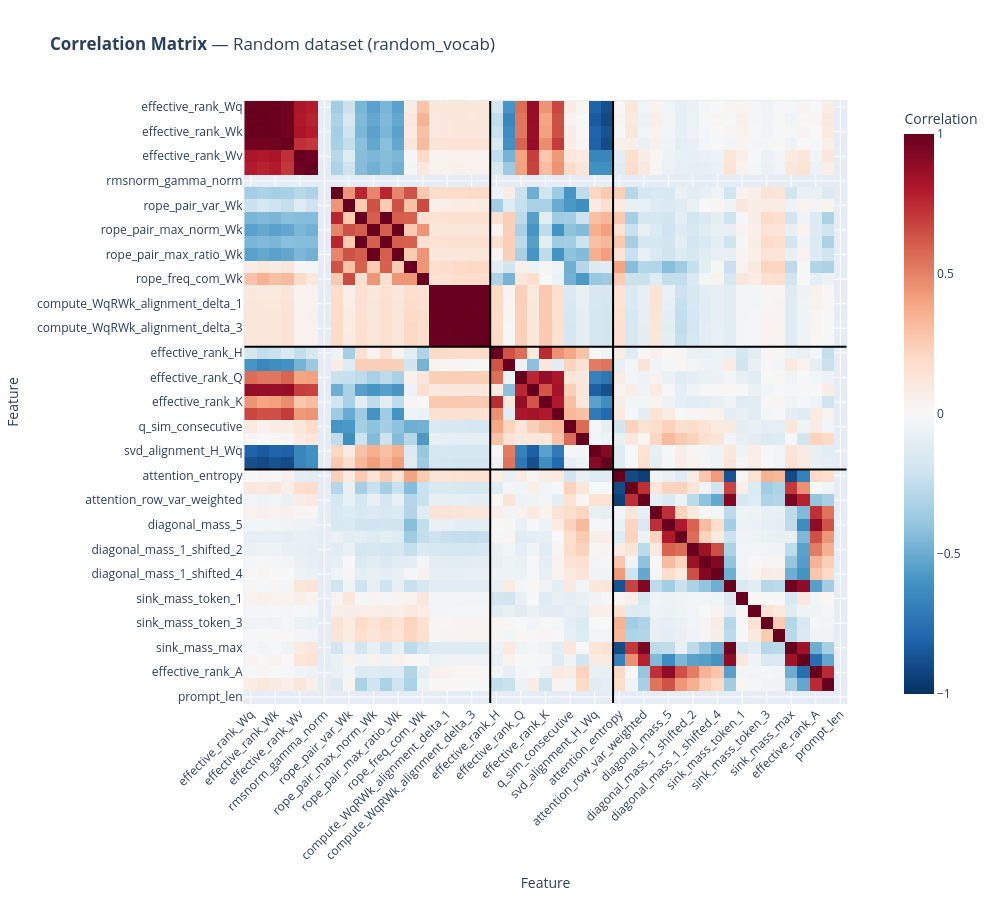
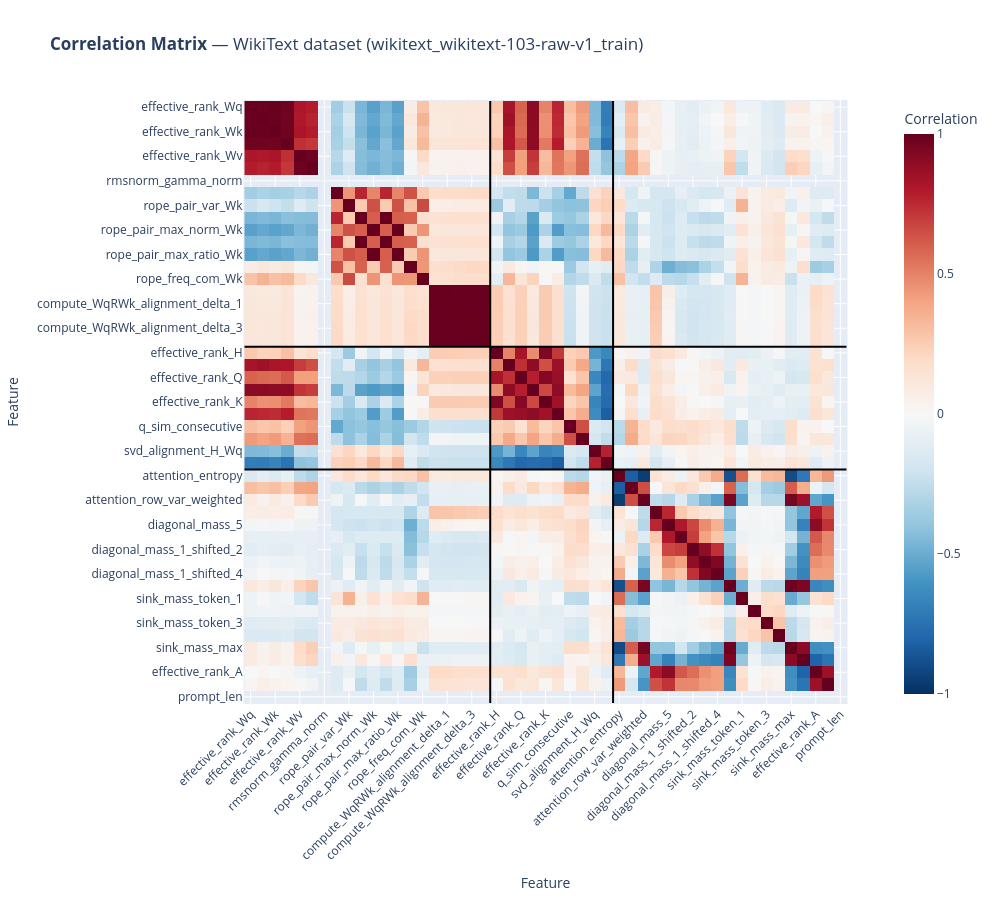
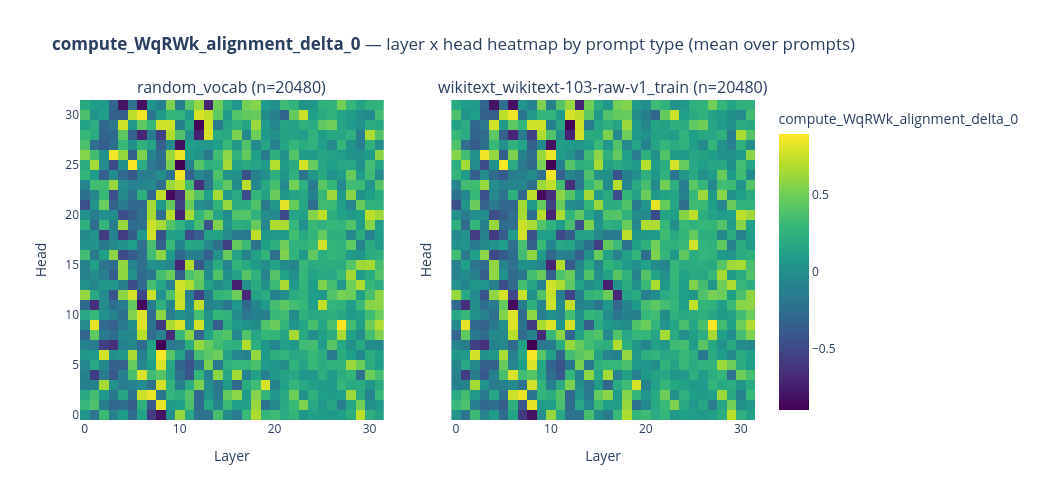
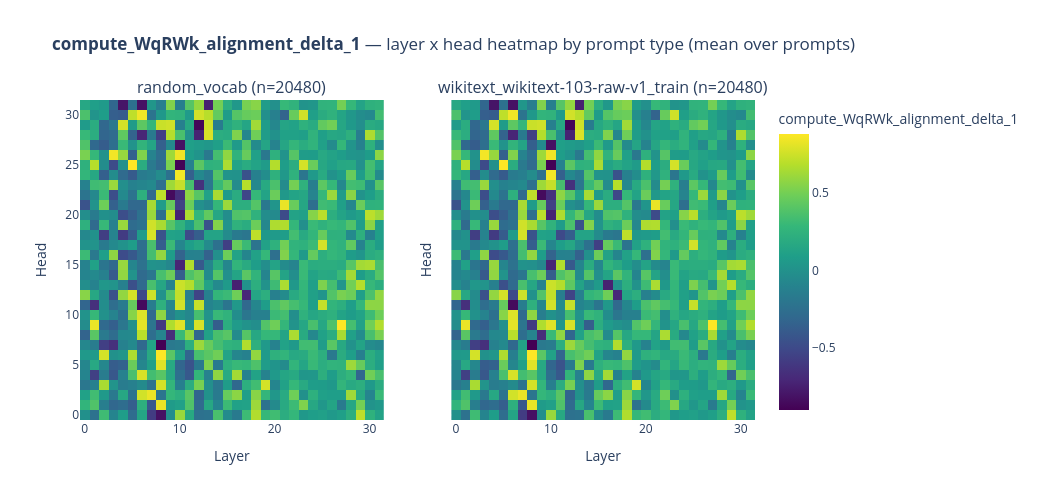

The code cell stored with these charts, in order, in its notebook:
### Code cell
# Focused EDA: correlations + WqRWk alignment heatmaps (from FEATURE_REGISTRY)
import pandas as pd
import plotly.express as px
import plotly.graph_objects as go
from plotly.subplots import make_subplots
import plotly.io as pio
from core.features_library import FEATURE_REGISTRY
pio.renderers.default = "vscode"

sources = sorted(df["prompt_source"].dropna().astype(str).unique().tolist())
print("Prompt sources:", sources)

META_COLS = {"model_name", "prompt_id", "prompt_source", "layer_idx", "head_idx", "run_idx"}

# All numeric features in the dataset (not only registry columns).
all_numeric_features = [
    c for c in df.columns
    if pd.api.types.is_numeric_dtype(df[c]) and c not in META_COLS
]

registry_features = list(FEATURE_REGISTRY.keys())
available_registry_features = [f for f in registry_features if f in df.columns]
print(f"Registry features found in df: {len(available_registry_features)}/{len(registry_features)}")
print(f"Total numeric features used for correlation: {len(all_numeric_features)}")

# Canonical feature groups from features_library naming.
model_dependent_features = [
    "effective_rank_Wq", "r95_Wq",
    "effective_rank_Wk", "r95_Wk",
    "effective_rank_Wv", "r95_Wv",
    "rmsnorm_gamma_norm",
    "rope_pair_var_Wq", "rope_pair_var_Wk",
    "rope_pair_max_norm_Wq", "rope_pair_max_norm_Wk",
    "rope_pair_max_ratio_Wq", "rope_pair_max_ratio_Wk",
    "rope_freq_com_Wq", "rope_freq_com_Wk",
    "compute_WqRWk_alignment_delta_0",
    "compute_WqRWk_alignment_delta_1",
    "compute_WqRWk_alignment_delta_2",
    "compute_WqRWk_alignment_delta_3",
    "compute_WqRWk_alignment_delta_4",
]

input_dependent_features = [
    "effective_rank_H", "r95_H",
    "effective_rank_Q", "r95_Q",
    "effective_rank_K", "r95_K",
    "q_sim_consecutive", "k_sim_consecutive",
    "svd_alignment_H_Wq", "svd_alignment_H_Wk",
]

target_features = [
    "attention_entropy", "attention_gini", "attention_row_var_weighted",
    "diagonal_mass_1", "diagonal_mass_5",
    "diagonal_mass_1_shifted_1", "diagonal_mass_1_shifted_2",
    "diagonal_mass_1_shifted_3", "diagonal_mass_1_shifted_4",
    "sink_mass_token_0", "sink_mass_token_1", "sink_mass_token_2",
    "sink_mass_token_3", "sink_mass_token_4", "sink_mass_max",
    "look_back",
    "effective_rank_A", "r95_A",
]

model_set = set(model_dependent_features)
input_set = set(input_dependent_features)
target_set = set(target_features)

def classify_feature(name):
    if name in model_set:
        return "model"
    if name in input_set:
        return "input"
    if name in target_set:
        return "target"

    n = name.lower()
    if any(k in n for k in ["wq", "wk", "wv", "weight", "rope", "rmsnorm", "gamma"]):
        return "model"
    if any(k in n for k in ["_h", "_q", "_k", "q_sim", "k_sim", "svd_alignment_h"]):
        return "input"
    return "target"

def ordered_group(features, canonical_order):
    present = [f for f in canonical_order if f in features]
    rest = sorted([f for f in features if f not in set(canonical_order)], key=str.lower)
    return present + rest

model_group = [f for f in all_numeric_features if classify_feature(f) == "model"]
input_group = [f for f in all_numeric_features if classify_feature(f) == "input"]
target_group = [f for f in all_numeric_features if classify_feature(f) == "target"]

model_group = ordered_group(model_group, model_dependent_features)
input_group = ordered_group(input_group, input_dependent_features)
target_group = ordered_group(target_group, target_features)

sorted_features = model_group + input_group + target_group

print("Feature ordering for correlation:")
print("  model-dependent:", len(model_group))
print("  input-dependent:", len(input_group))
print("  target:", len(target_group))

# Boundaries used to draw dividers between the three blocks.
b1 = len(model_group)
b2 = len(model_group) + len(input_group)
boundaries = [b for b in [b1, b2] if 0 < b < len(sorted_features)]

def add_group_dividers(fig, n_features, boundaries):
    for b in boundaries:
        pos = b - 0.5
        fig.add_shape(
            type="line",
            x0=pos, x1=pos, y0=-0.5, y1=n_features - 0.5,
            line=dict(color="black", width=2),
        )
        fig.add_shape(
            type="line",
            x0=-0.5, x1=n_features - 0.5, y0=pos, y1=pos,
            line=dict(color="black", width=2),
        )

def find_source(keyword, fallback_index=None):
    matches = [s for s in sources if keyword in s.lower()]
    if matches:
        return matches[0]
    if fallback_index is not None and fallback_index < len(sources):
        return sources[fallback_index]
    return None

random_source = find_source("random", fallback_index=0)
wikitext_source = find_source("wiki", fallback_index=1 if len(sources) > 1 else 0)

for label, src in [("Random dataset", random_source), ("WikiText dataset", wikitext_source)]:
    if src is None:
        print(f"[Skip] {label}: source not found in prompt_source column.")
        continue

    sub = df[df["prompt_source"] == src]
    if sub.empty:
        print(f"[Skip] {label}: no rows for source={src}.")
        continue

    corr = sub[sorted_features].corr()
    fig = px.imshow(
        corr,
        color_continuous_scale="RdBu_r",
        zmin=-1,
        zmax=1,
        title=f"<b>Correlation Matrix</b> — {label} ({src})",
        labels={"x": "Feature", "y": "Feature", "color": "Correlation"},
    )
    fig.update_xaxes(tickangle=-45)
    add_group_dividers(fig, n_features=len(sorted_features), boundaries=boundaries)
    fig.update_layout(width=1000, height=900)
    fig.show()

# Exact WqRWk alignment feature names from FEATURE_REGISTRY.
wqrwk_alignment_feats = [
    f for f in available_registry_features if f.startswith("compute_WqRWk_alignment_delta_")
]

# Enforce delta order 0..4.
wqrwk_alignment_feats = sorted(wqrwk_alignment_feats, key=lambda s: int(s.rsplit("_", 1)[-1]))

if not wqrwk_alignment_feats:
    print("[Skip] No compute_WqRWk_alignment_delta_* columns found.")
else:
    print("WqRWk alignment features:", wqrwk_alignment_feats)

for feat in wqrwk_alignment_feats:
    fig = make_subplots(
        rows=1,
        cols=max(1, len(sources)),
        subplot_titles=[f"{s} (n={int((df['prompt_source'] == s).sum())})" for s in sources],
        shared_yaxes=True,
    )

    global_vals = df[feat].dropna()
    zmin = float(global_vals.min()) if not global_vals.empty else None
    zmax = float(global_vals.max()) if not global_vals.empty else None

    for col_idx, src in enumerate(sources, start=1):
        sub = df[df["prompt_source"] == src]
        agg = (
            sub.groupby(["head_idx", "layer_idx"], as_index=False)[feat]
            .mean()
            .sort_values(["head_idx", "layer_idx"])
)

        pivot = agg.pivot(index="head_idx", columns="layer_idx", values=feat)
        pivot = pivot.sort_index().sort_index(axis=1)

        fig.add_trace(
            go.Heatmap(
                z=pivot.values,
                x=pivot.columns,
                y=pivot.index,
                coloraxis="coloraxis",
                hovertemplate="Layer=%{x}<br>Head=%{y}<br>value=%{z:.4f}<extra></extra>",
            ),
            row=1,
            col=col_idx,
        )

        fig.update_xaxes(title_text="Layer", row=1, col=col_idx)
        fig.update_yaxes(title_text="Head", row=1, col=col_idx)

    fig.update_layout(
        title=f"<b>{feat}</b> — layer x head heatmap by prompt type (mean over prompts)",
        coloraxis=dict(colorscale="Viridis", cmin=zmin, cmax=zmax, colorbar_title=feat),
        width=max(520 * max(1, len(sources)), 950),
        height=500,
)
    fig.show()

### Figure 1 — Plotly figure (JSON) as saved in the notebook; plotly's stock layout.template omitted (floating-point values rounded to 4 significant figures; data arrays with more than 128 entries replaced by an {"elided": "..."} marker saying what was removed)
{"data": [{"coloraxis": "coloraxis", "hovertemplate": "Feature: %{x}<br>Feature: %{y}<br>Correlation: %{z}<extra></extra>", "name": "0", "type": "heatmap", "x": ["effective_rank_Wq", "r95_Wq", "effective_rank_Wk", "r95_Wk", "effective_rank_Wv", "r95_Wv", "rmsnorm_gamma_norm", "rope_pair_var_Wq", "rope_pair_var_Wk", "rope_pair_max_norm_Wq", "rope_pair_max_norm_Wk", "rope_pair_max_ratio_Wq", "rope_pair_max_ratio_Wk", "rope_freq_com_Wq", "rope_freq_com_Wk", "compute_WqRWk_alignment_delta_0", "compute_WqRWk_alignment_delta_1", "compute_WqRWk_alignment_delta_2", "compute_WqRWk_alignment_delta_3", "compute_WqRWk_alignment_delta_4", "effective_rank_H", "r95_H", "effective_rank_Q", "r95_Q", "effective_rank_K", "r95_K", "q_sim_consecutive", "k_sim_consecutive", "svd_alignment_H_Wq", "svd_alignment_H_Wk", "attention_entropy", "attention_gini", "attention_row_var_weighted", "diagonal_mass_1", "diagonal_mass_5", "diagonal_mass_1_shifted_1", "diagonal_mass_1_shifted_2", "diagonal_mass_1_shifted_3", "diagonal_mass_1_shifted_4", "sink_mass_token_0", "sink_mass_token_1", "sink_mass_token_2", "sink_mass_token_3", "sink_mass_token_4", "sink_mass_max", "look_back", "effective_rank_A", "r95_A", "prompt_len"], "xaxis": "x", "y": ["effective_rank_Wq", "r95_Wq", "effective_rank_Wk", "r95_Wk", "effective_rank_Wv", "r95_Wv", "rmsnorm_gamma_norm", "rope_pair_var_Wq", "rope_pair_var_Wk", "rope_pair_max_norm_Wq", "rope_pair_max_norm_Wk", "rope_pair_max_ratio_Wq", "rope_pair_max_ratio_Wk", "rope_freq_com_Wq", "rope_freq_com_Wk", "compute_WqRWk_alignment_delta_0", "compute_WqRWk_alignment_delta_1", "compute_WqRWk_alignment_delta_2", "compute_WqRWk_alignment_delta_3", "compute_WqRWk_alignment_delta_4", "effective_rank_H", "r95_H", "effective_rank_Q", "r95_Q", "effective_rank_K", "r95_K", "q_sim_consecutive", "k_sim_consecutive", "svd_alignment_H_Wq", "svd_alignment_H_Wk", "attention_entropy", "attention_gini", "attention_row_var_weighted", "diagonal_mass_1", "diagonal_mass_5", "diagonal_mass_1_shifted_1", "diagonal_mass_1_shifted_2", "diagonal_mass_1_shifted_3", "diagonal_mass_1_shifted_4", "sink_mass_token_0", "sink_mass_token_1", "sink_mass_token_2", "sink_mass_token_3", "sink_mass_token_4", "sink_mass_max", "look_back", "effective_rank_A", "r95_A", "prompt_len"], "yaxis": "y", "z": {"elided": "49x49 float values"}}], "layout": {"coloraxis": {"cmax": 1, "cmin": -1, "colorbar": {"title": {"text": "Correlation"}}, "colorscale": [[0, "rgb(5,48,97)"], [0.1, "rgb(33,102,172)"], [0.2, "rgb(67,147,195)"], [0.3, "rgb(146,197,222)"], [0.4, "rgb(209,229,240)"], [0.5, "rgb(247,247,247)"], [0.6, "rgb(253,219,199)"], [0.7, "rgb(244,165,130)"], [0.8, "rgb(214,96,77)"], [0.9, "rgb(178,24,43)"], [1, "rgb(103,0,31)"]]}, "height": 900, "shapes": [{"line": {"color": "black", "width": 2}, "type": "line", "x0": 19.5, "x1": 19.5, "y0": -0.5, "y1": 48.5}, {"line": {"color": "black", "width": 2}, "type": "line", "x0": -0.5, "x1": 48.5, "y0": 19.5, "y1": 19.5}, {"line": {"color": "black", "width": 2}, "type": "line", "x0": 29.5, "x1": 29.5, "y0": -0.5, "y1": 48.5}, {"line": {"color": "black", "width": 2}, "type": "line", "x0": -0.5, "x1": 48.5, "y0": 29.5, "y1": 29.5}], "title": {"text": "<b>Correlation Matrix</b> — Random dataset (random_vocab)"}, "width": 1000, "xaxis": {"anchor": "y", "constrain": "domain", "domain": [0, 1], "scaleanchor": "y", "tickangle": -45, "title": {"text": "Feature"}}, "yaxis": {"anchor": "x", "autorange": "reversed", "constrain": "domain", "domain": [0, 1], "title": {"text": "Feature"}}}}

### Figure 2 — Plotly figure (JSON) as saved in the notebook; plotly's stock layout.template omitted (floating-point values rounded to 4 significant figures; data arrays with more than 128 entries replaced by an {"elided": "..."} marker saying what was removed)
{"data": [{"coloraxis": "coloraxis", "hovertemplate": "Feature: %{x}<br>Feature: %{y}<br>Correlation: %{z}<extra></extra>", "name": "0", "type": "heatmap", "x": ["effective_rank_Wq", "r95_Wq", "effective_rank_Wk", "r95_Wk", "effective_rank_Wv", "r95_Wv", "rmsnorm_gamma_norm", "rope_pair_var_Wq", "rope_pair_var_Wk", "rope_pair_max_norm_Wq", "rope_pair_max_norm_Wk", "rope_pair_max_ratio_Wq", "rope_pair_max_ratio_Wk", "rope_freq_com_Wq", "rope_freq_com_Wk", "compute_WqRWk_alignment_delta_0", "compute_WqRWk_alignment_delta_1", "compute_WqRWk_alignment_delta_2", "compute_WqRWk_alignment_delta_3", "compute_WqRWk_alignment_delta_4", "effective_rank_H", "r95_H", "effective_rank_Q", "r95_Q", "effective_rank_K", "r95_K", "q_sim_consecutive", "k_sim_consecutive", "svd_alignment_H_Wq", "svd_alignment_H_Wk", "attention_entropy", "attention_gini", "attention_row_var_weighted", "diagonal_mass_1", "diagonal_mass_5", "diagonal_mass_1_shifted_1", "diagonal_mass_1_shifted_2", "diagonal_mass_1_shifted_3", "diagonal_mass_1_shifted_4", "sink_mass_token_0", "sink_mass_token_1", "sink_mass_token_2", "sink_mass_token_3", "sink_mass_token_4", "sink_mass_max", "look_back", "effective_rank_A", "r95_A", "prompt_len"], "xaxis": "x", "y": ["effective_rank_Wq", "r95_Wq", "effective_rank_Wk", "r95_Wk", "effective_rank_Wv", "r95_Wv", "rmsnorm_gamma_norm", "rope_pair_var_Wq", "rope_pair_var_Wk", "rope_pair_max_norm_Wq", "rope_pair_max_norm_Wk", "rope_pair_max_ratio_Wq", "rope_pair_max_ratio_Wk", "rope_freq_com_Wq", "rope_freq_com_Wk", "compute_WqRWk_alignment_delta_0", "compute_WqRWk_alignment_delta_1", "compute_WqRWk_alignment_delta_2", "compute_WqRWk_alignment_delta_3", "compute_WqRWk_alignment_delta_4", "effective_rank_H", "r95_H", "effective_rank_Q", "r95_Q", "effective_rank_K", "r95_K", "q_sim_consecutive", "k_sim_consecutive", "svd_alignment_H_Wq", "svd_alignment_H_Wk", "attention_entropy", "attention_gini", "attention_row_var_weighted", "diagonal_mass_1", "diagonal_mass_5", "diagonal_mass_1_shifted_1", "diagonal_mass_1_shifted_2", "diagonal_mass_1_shifted_3", "diagonal_mass_1_shifted_4", "sink_mass_token_0", "sink_mass_token_1", "sink_mass_token_2", "sink_mass_token_3", "sink_mass_token_4", "sink_mass_max", "look_back", "effective_rank_A", "r95_A", "prompt_len"], "yaxis": "y", "z": {"elided": "49x49 float values"}}], "layout": {"coloraxis": {"cmax": 1, "cmin": -1, "colorbar": {"title": {"text": "Correlation"}}, "colorscale": [[0, "rgb(5,48,97)"], [0.1, "rgb(33,102,172)"], [0.2, "rgb(67,147,195)"], [0.3, "rgb(146,197,222)"], [0.4, "rgb(209,229,240)"], [0.5, "rgb(247,247,247)"], [0.6, "rgb(253,219,199)"], [0.7, "rgb(244,165,130)"], [0.8, "rgb(214,96,77)"], [0.9, "rgb(178,24,43)"], [1, "rgb(103,0,31)"]]}, "height": 900, "shapes": [{"line": {"color": "black", "width": 2}, "type": "line", "x0": 19.5, "x1": 19.5, "y0": -0.5, "y1": 48.5}, {"line": {"color": "black", "width": 2}, "type": "line", "x0": -0.5, "x1": 48.5, "y0": 19.5, "y1": 19.5}, {"line": {"color": "black", "width": 2}, "type": "line", "x0": 29.5, "x1": 29.5, "y0": -0.5, "y1": 48.5}, {"line": {"color": "black", "width": 2}, "type": "line", "x0": -0.5, "x1": 48.5, "y0": 29.5, "y1": 29.5}], "title": {"text": "<b>Correlation Matrix</b> — WikiText dataset (wikitext_wikitext-103-raw-v1_train)"}, "width": 1000, "xaxis": {"anchor": "y", "constrain": "domain", "domain": [0, 1], "scaleanchor": "y", "tickangle": -45, "title": {"text": "Feature"}}, "yaxis": {"anchor": "x", "autorange": "reversed", "constrain": "domain", "domain": [0, 1], "title": {"text": "Feature"}}}}

### Figure 3 — Plotly figure (JSON) as saved in the notebook; plotly's stock layout.template omitted (floating-point values rounded to 4 significant figures; data arrays with more than 128 entries replaced by an {"elided": "..."} marker saying what was removed)
{"data": [{"coloraxis": "coloraxis", "hovertemplate": "Layer=%{x}<br>Head=%{y}<br>value=%{z:.4f}<extra></extra>", "type": "heatmap", "x": [0, 1, 2, 3, 4, 5, 6, 7, 8, 9, 10, 11, 12, 13, 14, 15, 16, 17, 18, 19, 20, 21, 22, 23, 24, 25, 26, 27, 28, 29, 30, 31], "xaxis": "x", "y": [0, 1, 2, 3, 4, 5, 6, 7, 8, 9, 10, 11, 12, 13, 14, 15, 16, 17, 18, 19, 20, 21, 22, 23, 24, 25, 26, 27, 28, 29, 30, 31], "yaxis": "y", "z": {"elided": "32x32 float values"}}, {"coloraxis": "coloraxis", "hovertemplate": "Layer=%{x}<br>Head=%{y}<br>value=%{z:.4f}<extra></extra>", "type": "heatmap", "x": [0, 1, 2, 3, 4, 5, 6, 7, 8, 9, 10, 11, 12, 13, 14, 15, 16, 17, 18, 19, 20, 21, 22, 23, 24, 25, 26, 27, 28, 29, 30, 31], "xaxis": "x2", "y": [0, 1, 2, 3, 4, 5, 6, 7, 8, 9, 10, 11, 12, 13, 14, 15, 16, 17, 18, 19, 20, 21, 22, 23, 24, 25, 26, 27, 28, 29, 30, 31], "yaxis": "y2", "z": {"elided": "32x32 float values"}}], "layout": {"annotations": [{"font": {"size": 16}, "showarrow": false, "text": "random_vocab (n=20480)", "x": 0.225, "xanchor": "center", "xref": "paper", "y": 1, "yanchor": "bottom", "yref": "paper"}, {"font": {"size": 16}, "showarrow": false, "text": "wikitext_wikitext-103-raw-v1_train (n=20480)", "x": 0.775, "xanchor": "center", "xref": "paper", "y": 1, "yanchor": "bottom", "yref": "paper"}], "coloraxis": {"cmax": 0.895, "cmin": -0.8988, "colorbar": {"title": {"text": "compute_WqRWk_alignment_delta_0"}}, "colorscale": [[0, "#440154"], [0.1111, "#482878"], [0.2222, "#3e4989"], [0.3333, "#31688e"], [0.4444, "#26828e"], [0.5556, "#1f9e89"], [0.6667, "#35b779"], [0.7778, "#6ece58"], [0.8889, "#b5de2b"], [1, "#fde725"]]}, "height": 500, "title": {"text": "<b>compute_WqRWk_alignment_delta_0</b> — layer x head heatmap by prompt type (mean over prompts)"}, "width": 1040, "xaxis": {"anchor": "y", "domain": [0, 0.45], "title": {"text": "Layer"}}, "xaxis2": {"anchor": "y2", "domain": [0.55, 1], "title": {"text": "Layer"}}, "yaxis": {"anchor": "x", "domain": [0, 1], "title": {"text": "Head"}}, "yaxis2": {"anchor": "x2", "domain": [0, 1], "matches": "y", "showticklabels": false, "title": {"text": "Head"}}}}

### Figure 4 — Plotly figure (JSON) as saved in the notebook; plotly's stock layout.template omitted (floating-point values rounded to 4 significant figures; data arrays with more than 128 entries replaced by an {"elided": "..."} marker saying what was removed)
{"data": [{"coloraxis": "coloraxis", "hovertemplate": "Layer=%{x}<br>Head=%{y}<br>value=%{z:.4f}<extra></extra>", "type": "heatmap", "x": [0, 1, 2, 3, 4, 5, 6, 7, 8, 9, 10, 11, 12, 13, 14, 15, 16, 17, 18, 19, 20, 21, 22, 23, 24, 25, 26, 27, 28, 29, 30, 31], "xaxis": "x", "y": [0, 1, 2, 3, 4, 5, 6, 7, 8, 9, 10, 11, 12, 13, 14, 15, 16, 17, 18, 19, 20, 21, 22, 23, 24, 25, 26, 27, 28, 29, 30, 31], "yaxis": "y", "z": {"elided": "32x32 float values"}}, {"coloraxis": "coloraxis", "hovertemplate": "Layer=%{x}<br>Head=%{y}<br>value=%{z:.4f}<extra></extra>", "type": "heatmap", "x": [0, 1, 2, 3, 4, 5, 6, 7, 8, 9, 10, 11, 12, 13, 14, 15, 16, 17, 18, 19, 20, 21, 22, 23, 24, 25, 26, 27, 28, 29, 30, 31], "xaxis": "x2", "y": [0, 1, 2, 3, 4, 5, 6, 7, 8, 9, 10, 11, 12, 13, 14, 15, 16, 17, 18, 19, 20, 21, 22, 23, 24, 25, 26, 27, 28, 29, 30, 31], "yaxis": "y2", "z": {"elided": "32x32 float values"}}], "layout": {"annotations": [{"font": {"size": 16}, "showarrow": false, "text": "random_vocab (n=20480)", "x": 0.225, "xanchor": "center", "xref": "paper", "y": 1, "yanchor": "bottom", "yref": "paper"}, {"font": {"size": 16}, "showarrow": false, "text": "wikitext_wikitext-103-raw-v1_train (n=20480)", "x": 0.775, "xanchor": "center", "xref": "paper", "y": 1, "yanchor": "bottom", "yref": "paper"}], "coloraxis": {"cmax": 0.88, "cmin": -0.8986, "colorbar": {"title": {"text": "compute_WqRWk_alignment_delta_1"}}, "colorscale": [[0, "#440154"], [0.1111, "#482878"], [0.2222, "#3e4989"], [0.3333, "#31688e"], [0.4444, "#26828e"], [0.5556, "#1f9e89"], [0.6667, "#35b779"], [0.7778, "#6ece58"], [0.8889, "#b5de2b"], [1, "#fde725"]]}, "height": 500, "title": {"text": "<b>compute_WqRWk_alignment_delta_1</b> — layer x head heatmap by prompt type (mean over prompts)"}, "width": 1040, "xaxis": {"anchor": "y", "domain": [0, 0.45], "title": {"text": "Layer"}}, "xaxis2": {"anchor": "y2", "domain": [0.55, 1], "title": {"text": "Layer"}}, "yaxis": {"anchor": "x", "domain": [0, 1], "title": {"text": "Head"}}, "yaxis2": {"anchor": "x2", "domain": [0, 1], "matches": "y", "showticklabels": false, "title": {"text": "Head"}}}}
